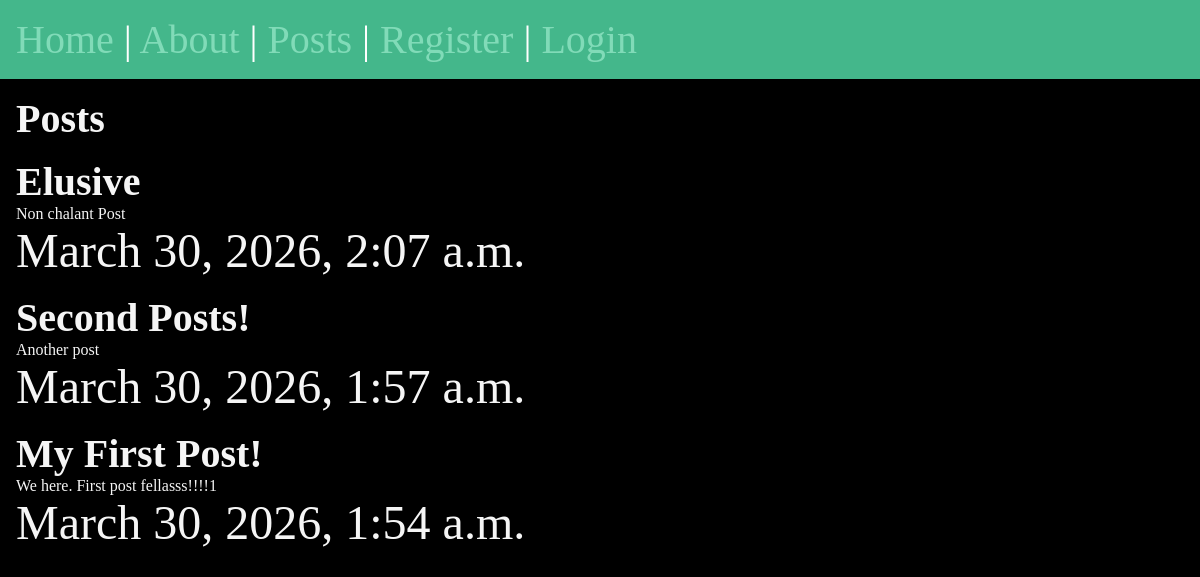
The page /posts/ on the database as committed earlier.
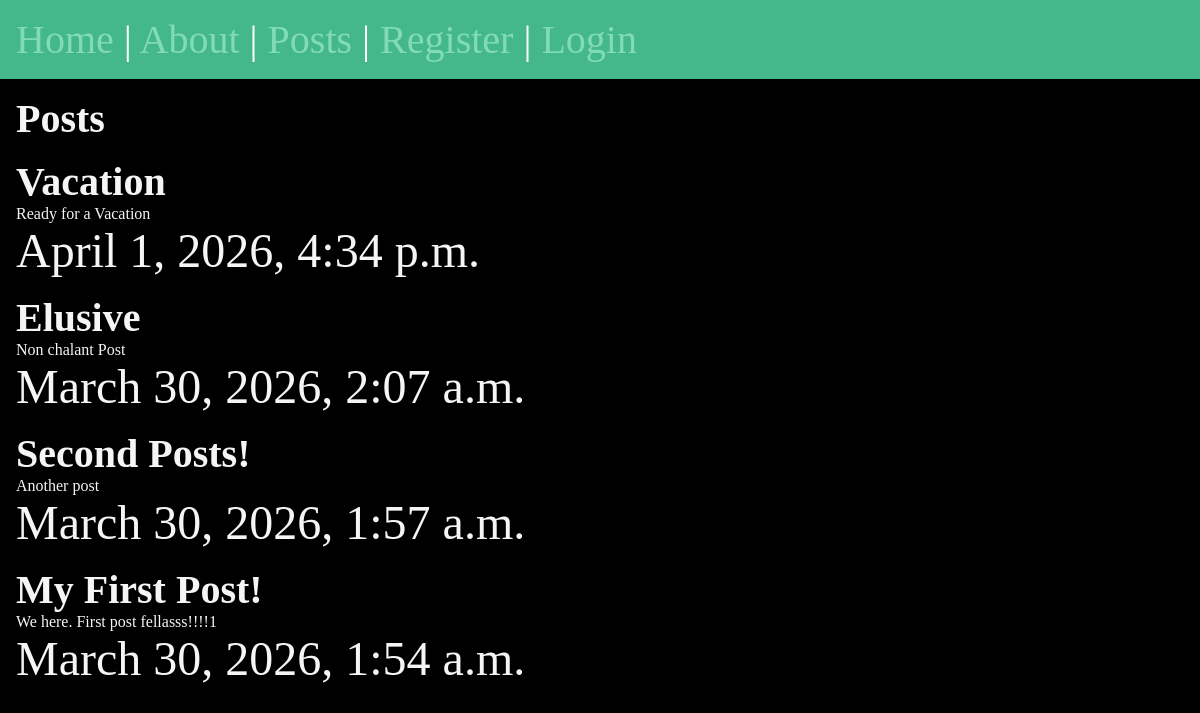
The same page on the database as committed later.
### posts/models.py (models this page shows, shortened)
class Post(models.Model):
    title = models.CharField(max_length=75)
    body = models.TextField()
    slug = models.SlugField()
    date = models.DateTimeField(auto_now_add=True)
    banner = models.ImageField(default='fallback.png', blank=True, null=True)

### posts/views.py (the view)
# urls.py: path('', views.posts_list, name="list"),
def posts_list(request):
    posts = Post.objects.all().order_by('-date')
    return render(request, 'posts/posts_lists.html', {'posts': posts})

### posts/templates/posts/posts_lists.html (shortened to what this page needs)
{% extends 'layout.html' %}
{% block content %}
<section>
 <h1>Posts</h1>
    {% for post in posts%}
    <article>
        <h2>{{ post.title }}</h2>
        <p>{{ post.body }}</p>
        <time datetime="{{ post.date }}">{{ post.date }}</time>
    </article>
    {% endfor %}
</section>
{% endblock %}

### templates/layout.html (shortened to what this page needs)
<!DOCTYPE html>
{% load static %}
<html lang="en">
<head>
     <link rel="stylesheet" type="text/css" href="{% static 'css/style.css' %}">
</head>
<body>
    <nav>
        <a href="/">Home</a> |
        <a href="/about">About</a> |
        <a href="{% url 'posts:list'%}">Posts</a> |
        {% if user.is_authenticated %}
            <a href="{% url 'posts:new-post'%}">New Post</a> |
            <form class="logout" action="{% url 'users:logout' %}" method="post">
                {% csrf_token %}
            <button class="logout-button" type="submit">Logout</button>
            </form>
        {%else%}
             <a href="{% url 'users:register'%}">Register</a> |
            <a href="{% url 'users:login'%}">Login</a>
        {%endif%}
    </nav>
    <main>
        {% block content %}
        {% endblock %}
    </main>
</body>
</html>

Rows that differ between the two databases and show on the page:
added Post: title "Vacation", body "Ready for a Vacation", date "April 1, 2026, 4:34 p.m."
